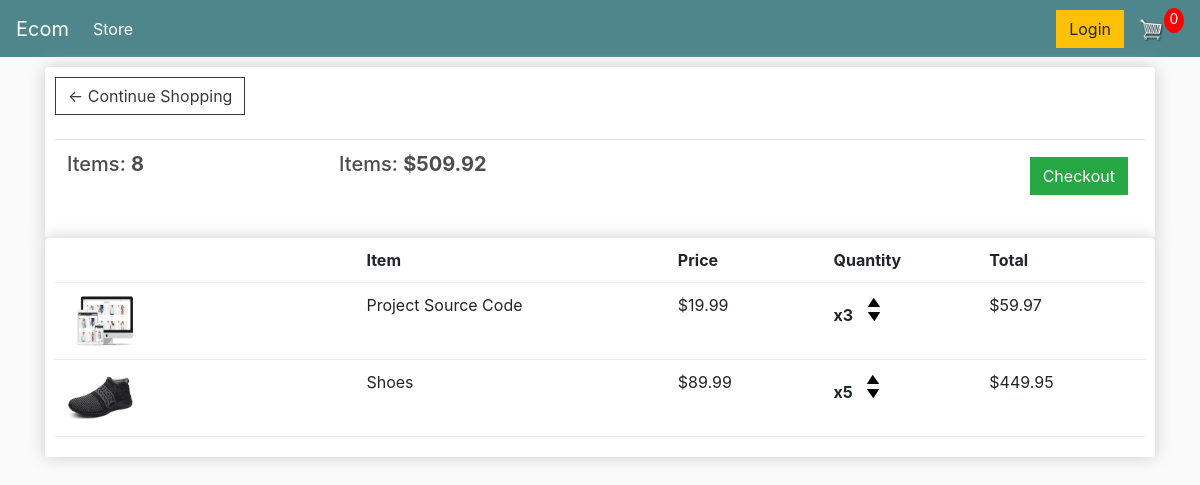
The app's page /cart/ (signed in) with its own data.
### store/models.py (models this page shows, shortened)
class Order(models.Model):
    customer=models.ForeignKey(Customer, on_delete=models.SET_NULL,blank=True,null=True)
    date_ordered =models.DateTimeField(auto_now_add=True)
    complete = models.BooleanField(default=False)
    transcation_id = models.CharField(max_length=100, null=True)
    @property
    def get_cart_total(self):
        orderitems= self.orderitem_set.all()
        total=sum([item.get_total for item in orderitems])
        return total
    @property
    def get_cart_items(self):
        orderitems = self.orderitem_set.all()
        total= sum([item.quantity for item in orderitems])
        return total

class OrderItem(models.Model):
    product = models.ForeignKey(Product, on_delete=models.SET_NULL,null=True)
    order = models.ForeignKey(Order, on_delete=models.SET_NULL,null=True)
    quantity = models.IntegerField(default=0,null=True,blank=True)
    date_added=models.DateTimeField(auto_now_add=True)
    @property
    def get_total(self):
        total=self.product.price * self.quantity
        return total

class Product(models.Model):
    name = models.CharField(max_length=200)
    price = models.DecimalField(max_digits=7,decimal_places=2)
    digital = models.BooleanField(default=False,null=True,blank=False)
    image = models.ImageField(null=True,blank=True)
    @property
    def imageURL(self):
        try:
            url = self.image.url
        except:
            url = ''
        return url

### store/views.py (the view)
# urls.py: path('cart/',views.cart,name="cart"),
def cart(request):
    if request.user.is_authenticated:
        customer = request.user.customer
        order,created = Order.objects.get_or_create(customer=customer,complete=False)
        items = order.orderitem_set.all()
    else:
        items=[]
        order={'get_cart_total':0,'get_cart_items':0}
    context = {'items':items, 'order': order}
    return render(request,'store/cart.html',context)

### store/templates/store/cart.html
{% extends 'store/main.html' %}
{% load static %}
{% block content %}
<div class="row">
    <div class="col-lg-12">
        <div class="box-element">
            <a class="btn btn-outline-dark" href="{% url 'store' %}">&#x2190; Continue Shopping</a>
            <br><br>
            <table class="table">
                <tr>
                    <th>
                        <h5>Items: <strong>{{order.get_cart_items}}</strong></h5>
                    </th>
                    <th>
                        <h5>Items: <strong>${{order.get_cart_total|floatformat:2}}</strong></h5>
                    </th>
                    <th><a style="float: right;margin:5px;" class="btn btn-success"
                            href="{% url 'checkout'%}">Checkout</a>
                    </th>
                </tr>
            </table>
        </div>
        <div class="box-element">
            <div class="cart-row">
                <div style="flex:2"></div>
                <div style="flex:2"><strong>Item</strong></div>
                <div style="flex:1"><strong>Price</strong></div>
                <div style="flex:1"><strong>Quantity</strong></div>
                <div style="flex:1"><strong>Total</strong></div>
            </div>
            {% for item in items %}
            <div class="cart-row">
                <div style="flex:2"><img class="row-image" src="{{item.product.imageURL}}"></div>
                <div style="flex:2">{{item.product.name}}</div>
                <div style="flex:1">${{item.product.price|floatformat:2}}</div>
                <div style="flex:1">
                    <p class="quantity">x{{item.quantity}}</p>
                    <div class="quantity">
                        <img src="{% static 'images/arrow-up.png' %}" class="chg-quantity">
                        <img src="{% static 'images/arrow-down.png' %}" class="chg-quantity">
                    </div>
                </div>
                <div style="flex:1"><p>${{item.get_total|floatformat:2}}</p></div>
            </div>
            {% endfor %}
        </div>
    </div>
</div>
{% endblock content %}

### static/css/main.css (style rules this page uses)
body { background-color: hsl(0, 0%, 98%); }
h1,h2,h3,h4,h5,h6 { color:hsl(0, 0%, 30%); }
.box-element { box-shadow:hsl(0, 0%, 80%) 0 0 16px; background-color: #fff; border-radius: 4px; padding: 10px; }
.col-lg-4, .col-lg-6, .col-lg-8, .col-lg-12 { margin-top: 10px; }
.btn { border-radius: 0; }
.row-image { width: 100px; }
.cart-row { display: flex; align-items: flex-stretch; padding-bottom: 10px; margin-bottom: 10px; border-bottom: 1px solid #ececec; }
.quantity { display: inline-block; font-weight: 700; padding-right:10px; }
.chg-quantity { width: 12px; cursor: pointer; display: block; margin-top: 5px; transition:.1s; }

### records on screen
Order: get_cart_items "8", get_cart_total "509.92"
OrderItem: product.imageURL (picture), product.name "Project Source Code", product.price "19.99", quantity "3", get_total "59.97"
OrderItem: product.imageURL (picture), product.name "Shoes", product.price "89.99", quantity "5", get_total "449.95"
